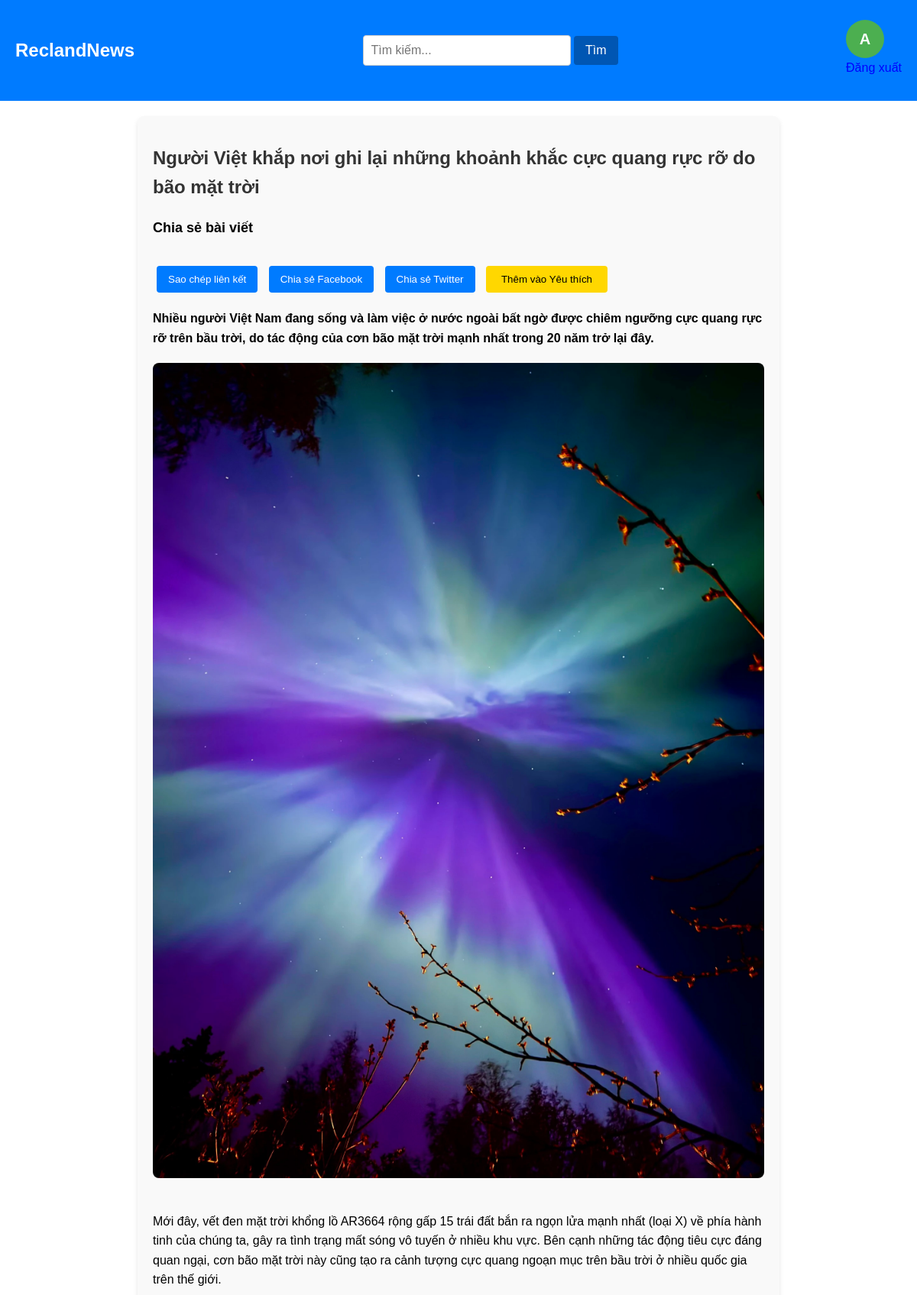
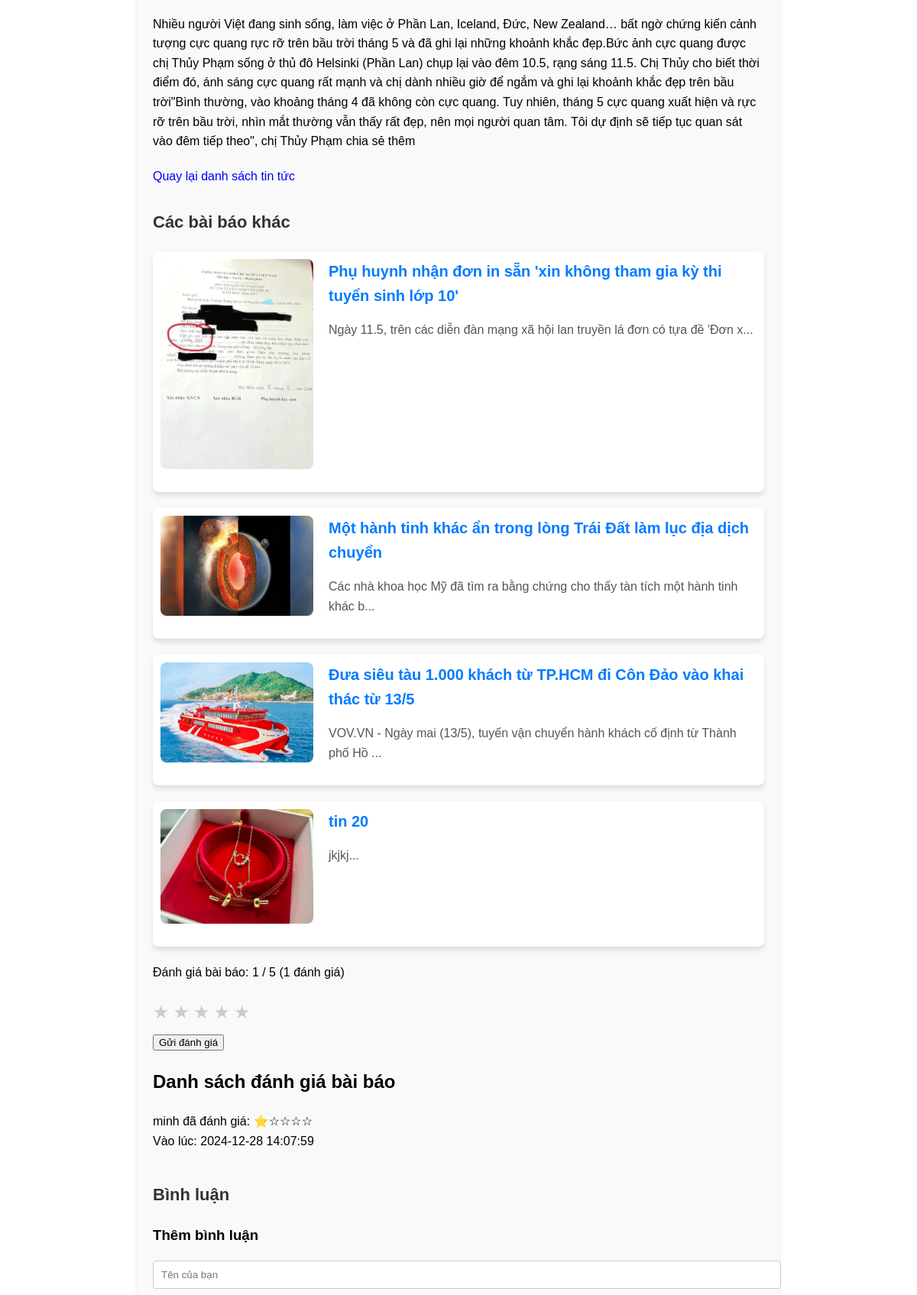
The page /news-detail.php?id=16 (signed in, upper part) on the database its author committed (2 pictures, top to bottom).
### tables this page shows
CREATE TABLE IF NOT EXISTS `news` (
  `id` int NOT NULL AUTO_INCREMENT,
  `title` varchar(255) NOT NULL,
  `image` varchar(255) NOT NULL,
  `description` text NOT NULL,
  `link` varchar(255) NOT NULL,
  `content` text NOT NULL,
  `category_id` int DEFAULT NULL,
  PRIMARY KEY (`id`),
  KEY `fk_category` (`category_id`)
);

CREATE TABLE IF NOT EXISTS `ratings` (
  `id` int NOT NULL AUTO_INCREMENT,
  `news_id` int NOT NULL,
  `user_id` int NOT NULL,
  `rating` tinyint NOT NULL,
  `created_at` timestamp NULL DEFAULT CURRENT_TIMESTAMP,
  PRIMARY KEY (`id`),
  KEY `news_id` (`news_id`),
  KEY `user_id` (`user_id`)
);

CREATE TABLE IF NOT EXISTS `users` (
  `id` int NOT NULL AUTO_INCREMENT,
  `name` varchar(255) NOT NULL,
  `email` varchar(255) NOT NULL,
  `password` varchar(255) NOT NULL,
  `created_at` timestamp NOT NULL DEFAULT CURRENT_TIMESTAMP,
  `role` enum('admin','user') DEFAULT 'user',
  PRIMARY KEY (`id`)
);

### news-detail.php (the view, shortened to what this page needs)
<?php
include "config.php";
$search_query = "";
$id = isset($_GET['id']) ? intval($_GET['id']) : 0;
if ($search_query) {
    $sql = "SELECT * FROM news WHERE title LIKE ? OR description LIKE ? ORDER BY id DESC";
    $stmt = $conn->prepare($sql);
    $search_query_param = "%$search_query%";
    $stmt->bind_param("ss", $search_query_param, $search_query_param);
    $stmt->execute();
    $result = $stmt->get_result();
} else {
    $sql = "SELECT * FROM news WHERE id = ?";
    $stmt = $conn->prepare($sql);
    $stmt->bind_param("i", $id);
    $stmt->execute();
    $result = $stmt->get_result();
}
if ($result->num_rows > 0) {
    $news = $result->fetch_assoc();
} else {
    echo "Bài báo không tồn tại.";
    exit;
}
$news_list_sql = "SELECT * FROM news ORDER BY RAND() LIMIT 4";
$news_list_result = $conn->query($news_list_sql);
$news_id = $news['id'];
$rating_sql = "SELECT AVG(rating) AS average_rating, COUNT(*) AS total_ratings FROM ratings WHERE news_id = $news_id";
$rating_result = $conn->query($rating_sql);
$average_rating = 0;
$total_ratings = 0;
if ($rating_result->num_rows > 0) {
    $rating_data = $rating_result->fetch_assoc();
    $average_rating = isset($rating_data['average_rating']) ? round($rating_data['average_rating'], 1) : 0;
    $total_ratings = $rating_data['total_ratings'];
}
$ratings_list_sql = "SELECT r.rating, r.created_at, u.name FROM ratings r JOIN users u ON r.user_id = u.id WHERE r.news_id = ? ORDER BY r.created_at DESC";
$stmt = $conn->prepare($ratings_list_sql);
$stmt->bind_param("i", $id);
$stmt->execute();
$ratings_result = $stmt->get_result();
?>
<!DOCTYPE html>
<html lang="vi">
<head>
    <link href="https://cdnjs.cloudflare.com/ajax/libs/font-awesome/6.0.0-beta3/css/all.min.css" rel="stylesheet">
</head>
<body>
    <header>
        <div class="logo">
            <a href="index.php" style="text-decoration: none; color: inherit;">ReclandNews</a>
        </div>
        <div class="search-box">
            <form action="news-detail.php" method="GET">
                <input type="text" name="search" value="<?php echo htmlspecialchars($search_query); ?>" placeholder="Tìm kiếm...">
                <button type="submit">Tìm</button>
            </form>
        </div>
        <div class="buttons">
            <?php if (isset($_SESSION['user_id'])): ?>
                <p>
                    <span class="user-avatar"><?php echo strtoupper(substr($_SESSION['user_name'], 0, 1)); ?></span>
                    <a href="logout.php">Đăng xuất</a>
                </p>
            <?php else: ?>
                <a href="login.php">Đăng nhập</a> | <a href="register.php">Đăng ký</a>
            <?php endif; ?>
        </div>
    </header>
    <div class="container">
        <h1><?php echo $news['title']; ?></h1>
        <div class="share-section">
            <h2>Chia sẻ bài viết</h2>
            <button onclick="shareArticle()">Sao chép liên kết</button>
            <a href="https://www.facebook.com/sharer/sharer.php?u=<?php echo urlencode("http://yourwebsite.com/news-detail.php?id=" . $id); ?>" target="_blank">
                <button>Chia sẻ Facebook</button>
            </a>
            <a href="https://twitter.com/intent/tweet?url=<?php echo urlencode("http://yourwebsite.com/news-detail.php?id=" . $id); ?>" target="_blank">
                <button>Chia sẻ Twitter</button>
            </a>
            <a href="">
                <form action="favorite_action.php" method="POST" style="margin-top: 20px;">
                    <button type="submit" style="padding: 10px 20px; background-color: #FFD700; color: #000; border: none; border-radius: 4px; cursor: pointer;">
                        Thêm vào Yêu thích
                    </button>
                </form>
            </a>
        </div>
        <p><strong><?php echo $news['description']; ?></strong></p>
        <img src="<?php echo $news['image']; ?>" alt="<?php echo $news['title']; ?>">
        <p><?php echo nl2br($news['content']); ?></p>
        <a href="index.php">Quay lại danh sách tin tức</a>
        <div class="news-list">
            <h2>Các bài báo khác</h2>
            <?php
            if ($news_list_result->num_rows > 0) {
                while ($row = $news_list_result->fetch_assoc()) {
                    echo '<div class="news-item">';
                    echo '<img src="' . $row['image'] . '" alt="' . $row['title'] . '">';
                    echo '<div class="content">';
                    echo '<h3><a href="news-detail.php?id=' . $row['id'] . '">' . $row['title'] . '</a></h3>';
                    echo '<p>' . substr($row['description'], 0, 100) . '...</p>';
                    echo '</div>';
                    echo '</div>';
                }
            } else {
                echo '<p>Không có bài báo nào.</p>';
            }
            ?>
        </div>
        <div class="rating-section">
            <p>Đánh giá bài báo: <?php echo $average_rating; ?> / 5 (<?php echo $total_ratings; ?> đánh giá)</p>
            <form id="rating-form" method="POST" action="">
                <div class="star-rating">
                    <?php for ($i = 1; $i <= 5; $i++): ?>
                        <span class="star" data-value="<?php echo $i; ?>">&#9733;</span>
                    <?php endfor; ?>
                </div>
                <button type="submit" style="margin-top: 10px;">Gửi đánh giá</button>
            </form>
        </div>
        <div class="rating-list">
            <h2>Danh sách đánh giá bài báo</h2>
            <?php
            if ($ratings_result->num_rows > 0) {
                while ($rating = $ratings_result->fetch_assoc()) {
                    echo '<p>' . htmlspecialchars($rating['name']) . ' đã đánh giá: ';
                    echo str_repeat('⭐', $rating['rating']) . str_repeat('☆', 5 - $rating['rating']);
                    echo '<br>  Vào lúc: ' . htmlspecialchars($rating['created_at']) . '</p>';
                }
            } else {
                echo '<p>Chưa có đánh giá nào.</p>';
            }
            ?>
        </div>
        <div class="comment-section">
            <h2>Bình luận</h2>
            <div class="comment-form">
                <h3>Thêm bình luận</h3>
                <form method="POST" action="">
                    <input type="text" name="name" placeholder="Tên của bạn" required />
                </form>
            </div>
        </div>
    </div>
</body>
</html>

### news-detail.php (style rules this page uses)
body { font-family: Arial, sans-serif; margin: 0; padding: 0; line-height: 1.6; }
header { display: flex; justify-content: space-between; align-items: center; padding: 10px 20px; background-color: #007BFF; color: #fff; position: relative; }
header .logo { font-size: 24px; font-weight: bold; }
.search-box { display: flex; align-items: center; justify-content: center; gap: 10px; }
header .search-box input[type="text"] { padding: 10px; border: 1px solid #ccc; border-radius: 4px; font-size: 16px; width: 250px; outline: none; }
header .search-box button { padding: 10px 15px; background-color: #0056b3; color: #fff; border: none; border-radius: 4px; cursor: pointer; font-size: 16px; }
header .buttons { display: flex; gap: 10px; }
.container { max-width: 800px; margin: 20px auto; padding: 20px; box-shadow: 0 4px 6px rgba(0, 0, 0, 0.1); border-radius: 8px; background-color: #f9f9f9; }
img { width: 100%; height: auto; margin-bottom: 20px; border-radius: 8px; }
h1 { font-size: 24px; margin-bottom: 20px; color: #333; }
p { margin-bottom: 20px; }
a { display: inline-block; text-decoration: none; color: blue; }
.news-list { margin-top: 30px; }
.news-list h2 { font-size: 22px; color: #333; margin-bottom: 20px; }
.news-item { display: flex; flex-wrap: wrap; margin-bottom: 20px; padding: 10px; border-bottom: 1px solid #ddd; border-radius: 8px; background-color: #fff; box-shadow: 0 4px 6px rgba(0, 0, 0, 0.1); }
.news-item img { max-width: 200px; height: auto; margin-right: 20px; border-radius: 8px; }
.news-item .content { flex: 1; }
.news-item h3 { font-size: 20px; color: #007BFF; margin: 0 0 10px; }
.news-item h3 a { text-decoration: none; color: inherit; }
.news-item p { font-size: 16px; color: #555; }
.comment-section { margin-top: 40px; }
.comment-section h2 { font-size: 22px; color: #333; margin-bottom: 20px; }
.comment-form { margin-top: 20px; }
.comment-form input, .comment-form textarea { width: 100%; padding: 10px; margin-bottom: 10px; border: 1px solid #ccc; border-radius: 4px; }
.user-avatar { width: 50px; height: 50px; border-radius: 50%; background-color: #4CAF50; color: white; display: flex; align-items: center; justify-content: center; font-size: 20px; font-weight: bold; text-transform: uppercase; }
.share-section { margin-top: 20px; }
.share-section h2 { font-size: 18px; margin-bottom: 10px; }
.share-section button { padding: 10px 15px; margin: 5px; background-color: #007BFF; color: #fff; border: none; border-radius: 4px; cursor: pointer; }
.share-section a { text-decoration: none; }
.star-rating { display: flex; gap: 5px; font-size: 24px; cursor: pointer; color: #ccc; }

### rows shown on the page
news: title "Người Việt khắp nơi ghi lại những khoảnh khắc cực quang rực rỡ do bão mặt trời", description "Nhiều người Việt Nam đang sống và làm việc ở nước ngoài bất ngờ được chiêm ngưỡng cực quang rực rỡ trên bầu trời, do tác động của cơn bão mặt trời mạnh nhất trong 20 năm trở lại đây.", image (picture), content "Mới đây, vết đen mặt trời khổng lồ AR3664 rộng gấp 15 trái đất bắn ra ngọn lửa mạnh nhất (loại X) về phía hành tinh của chúng ta, gây ra tình trạng mất sóng vô tuyến ở nhiều khu vực. Bên cạnh những tác động tiêu cực đáng quan ngại, cơn bão mặt trời này cũng tạo ra cảnh tượng cực quang ngoạn mục trên bầu trời ở nhiều quốc gia trên thế giới. Nhiều người Việt đang sinh sống, làm việc ở Phần Lan, Iceland, Đức, New Zealand… bất ngờ chứng kiến cảnh tượng cực quang rực rỡ trên bầu trời tháng 5 và đã ghi lại những khoảnh khắc đẹp.Bức ảnh cực quang được chị Thủy Phạm sống ở thủ đô Helsinki (Phần Lan) chụp lại vào đêm 10.5, rạng sáng 11.5. Chị Thủy cho biết thời điểm đó, ánh sáng cực quang rất mạnh…"
news: image (picture), title "Phụ huynh nhận đơn in sẵn 'xin không tham gia kỳ thi tuyển sinh lớp 10'", description "Ngày 11.5, trên các diễn đàn mạng xã hội lan truyền lá đơn có tựa đề 'Đơn x"
news: image (picture), title "Một hành tinh khác ẩn trong lòng Trái Đất làm lục địa dịch chuyển", description "Các nhà khoa học Mỹ đã tìm ra bằng chứng cho thấy tàn tích một hành tinh khác b"
news: image (picture), title "Đưa siêu tàu 1.000 khách từ TP.HCM đi Côn Đảo vào khai thác từ 13/5", description "VOV.VN - Ngày mai (13/5), tuyến vận chuyển hành khách cố định từ Thành phố Hồ"
news: image (picture), title "tin 20", description "jkjkj"
ratings: user.name "minh", rating "⭐", rating "☆☆☆☆", created_at "2024-12-28 14:07:59"

### other values the page prints
substr($_SESSION['user_name'], 0, 1) "A"
$average_rating "1"
$total_ratings "1"
